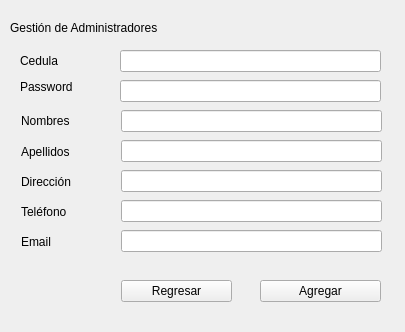
<?xml version="1.0" encoding="UTF-8"?>
<ui version="4.0">
 <class>Ventana_admin</class>
 <widget class="QWidget" name="Ventana_admin">
  <property name="geometry">
   <rect>
    <x>0</x>
    <y>0</y>
    <width>405</width>
    <height>332</height>
   </rect>
  </property>
  <property name="windowTitle">
   <string>Form</string>
  </property>
  <widget class="QPushButton" name="btn_agregar">
   <property name="geometry">
    <rect>
     <x>260</x>
     <y>280</y>
     <width>121</width>
     <height>22</height>
    </rect>
   </property>
   <property name="text">
    <string>Agregar</string>
   </property>
  </widget>
  <widget class="QLineEdit" name="entry_telefono">
   <property name="geometry">
    <rect>
     <x>121</x>
     <y>200</y>
     <width>261</width>
     <height>22</height>
    </rect>
   </property>
  </widget>
  <widget class="QLineEdit" name="entry_direccion">
   <property name="geometry">
    <rect>
     <x>121</x>
     <y>170</y>
     <width>261</width>
     <height>22</height>
    </rect>
   </property>
  </widget>
  <widget class="QLineEdit" name="entry_apellidos">
   <property name="geometry">
    <rect>
     <x>121</x>
     <y>140</y>
     <width>261</width>
     <height>22</height>
    </rect>
   </property>
  </widget>
  <widget class="QLabel" name="label_7">
   <property name="geometry">
    <rect>
     <x>21</x>
     <y>235</y>
     <width>59</width>
     <height>14</height>
    </rect>
   </property>
   <property name="text">
    <string>Email</string>
   </property>
  </widget>
  <widget class="QLabel" name="label_5">
   <property name="geometry">
    <rect>
     <x>21</x>
     <y>175</y>
     <width>59</width>
     <height>14</height>
    </rect>
   </property>
   <property name="text">
    <string>Dirección</string>
   </property>
  </widget>
  <widget class="QLineEdit" name="entry_nombres">
   <property name="geometry">
    <rect>
     <x>121</x>
     <y>110</y>
     <width>261</width>
     <height>22</height>
    </rect>
   </property>
  </widget>
  <widget class="QLabel" name="label_4">
   <property name="geometry">
    <rect>
     <x>21</x>
     <y>145</y>
     <width>59</width>
     <height>14</height>
    </rect>
   </property>
   <property name="text">
    <string>Apellidos</string>
   </property>
  </widget>
  <widget class="QLineEdit" name="entry_cedula">
   <property name="geometry">
    <rect>
     <x>120</x>
     <y>50</y>
     <width>261</width>
     <height>22</height>
    </rect>
   </property>
  </widget>
  <widget class="QLabel" name="label_3">
   <property name="geometry">
    <rect>
     <x>21</x>
     <y>114</y>
     <width>59</width>
     <height>14</height>
    </rect>
   </property>
   <property name="text">
    <string>Nombres</string>
   </property>
  </widget>
  <widget class="QLineEdit" name="entry_email">
   <property name="geometry">
    <rect>
     <x>121</x>
     <y>230</y>
     <width>261</width>
     <height>22</height>
    </rect>
   </property>
  </widget>
  <widget class="QLabel" name="label">
   <property name="geometry">
    <rect>
     <x>10</x>
     <y>20</y>
     <width>181</width>
     <height>16</height>
    </rect>
   </property>
   <property name="text">
    <string>Gestión de Administradores</string>
   </property>
  </widget>
  <widget class="QLabel" name="label_2">
   <property name="geometry">
    <rect>
     <x>20</x>
     <y>54</y>
     <width>59</width>
     <height>14</height>
    </rect>
   </property>
   <property name="text">
    <string>Cedula</string>
   </property>
  </widget>
  <widget class="QLabel" name="label_6">
   <property name="geometry">
    <rect>
     <x>21</x>
     <y>205</y>
     <width>59</width>
     <height>14</height>
    </rect>
   </property>
   <property name="text">
    <string>Teléfono</string>
   </property>
  </widget>
  <widget class="QPushButton" name="btn_regresar">
   <property name="geometry">
    <rect>
     <x>121</x>
     <y>280</y>
     <width>111</width>
     <height>22</height>
    </rect>
   </property>
   <property name="text">
    <string>Regresar</string>
   </property>
  </widget>
  <widget class="QLabel" name="label_8">
   <property name="geometry">
    <rect>
     <x>20</x>
     <y>80</y>
     <width>59</width>
     <height>14</height>
    </rect>
   </property>
   <property name="text">
    <string>Password</string>
   </property>
  </widget>
  <widget class="QLineEdit" name="entry_password">
   <property name="geometry">
    <rect>
     <x>120</x>
     <y>80</y>
     <width>261</width>
     <height>22</height>
    </rect>
   </property>
  </widget>
 </widget>
 <resources/>
 <connections/>
</ui>
